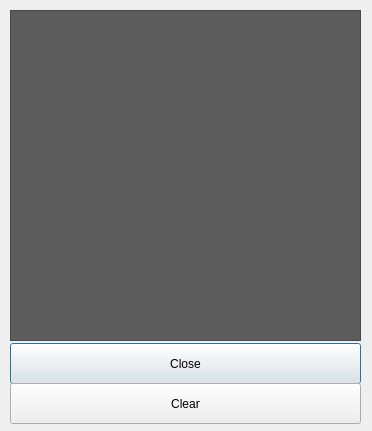
<?xml version="1.0" encoding="UTF-8"?>
<ui version="4.0">
 <class>Dialog</class>
 <widget class="QDialog" name="Dialog">
  <property name="geometry">
   <rect>
    <x>0</x>
    <y>0</y>
    <width>372</width>
    <height>431</height>
   </rect>
  </property>
  <property name="windowTitle">
   <string>Debug Window</string>
  </property>
  <widget class="QListWidget" name="lstDebug">
   <property name="geometry">
    <rect>
     <x>10</x>
     <y>10</y>
     <width>351</width>
     <height>331</height>
    </rect>
   </property>
   <property name="styleSheet">
    <string>background-color: rgb(93, 93, 93);
color: rgb(255, 255, 255);</string>
   </property>
   <property name="frameShadow">
    <enum>QFrame::Raised</enum>
   </property>
   <property name="isWrapping" stdset="0">
    <bool>false</bool>
   </property>
   <property name="resizeMode">
    <enum>QListView::Fixed</enum>
   </property>
   <property name="wordWrap">
    <bool>true</bool>
   </property>
  </widget>
  <widget class="QPushButton" name="btnClose">
   <property name="geometry">
    <rect>
     <x>10</x>
     <y>343</y>
     <width>351</width>
     <height>41</height>
    </rect>
   </property>
   <property name="text">
    <string>Close</string>
   </property>
  </widget>
  <widget class="QPushButton" name="btnClear">
   <property name="geometry">
    <rect>
     <x>10</x>
     <y>383</y>
     <width>351</width>
     <height>41</height>
    </rect>
   </property>
   <property name="text">
    <string>Clear</string>
   </property>
  </widget>
 </widget>
 <resources/>
 <connections/>
</ui>
